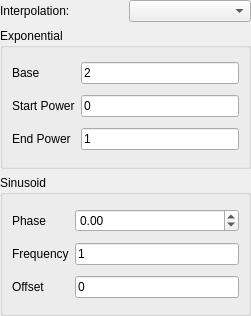
<ui version="4.0" >
 <class>pqKeyFrameTypeWidget</class>
 <widget class="QWidget" name="pqKeyFrameTypeWidget" >
  <property name="geometry" >
   <rect>
    <x>0</x>
    <y>0</y>
    <width>251</width>
    <height>316</height>
   </rect>
  </property>
  <property name="sizePolicy" >
   <sizepolicy>
    <hsizetype>1</hsizetype>
    <vsizetype>1</vsizetype>
    <horstretch>0</horstretch>
    <verstretch>0</verstretch>
   </sizepolicy>
  </property>
  <property name="windowTitle" >
   <string>Form</string>
  </property>
  <layout class="QGridLayout" >
   <property name="margin" >
    <number>0</number>
   </property>
   <property name="spacing" >
    <number>6</number>
   </property>
   <item row="0" column="1" >
    <widget class="QComboBox" name="Type" />
   </item>
   <item row="0" column="0" >
    <widget class="QLabel" name="label" >
     <property name="text" >
      <string>Interpolation:</string>
     </property>
    </widget>
   </item>
   <item row="1" column="0" colspan="2" >
    <widget class="QGroupBox" name="exponentialGroup" >
     <property name="title" >
      <string>Exponential</string>
     </property>
     <layout class="QGridLayout" >
      <property name="margin" >
       <number>9</number>
      </property>
      <property name="spacing" >
       <number>6</number>
      </property>
      <item row="1" column="1" >
       <widget class="QLineEdit" name="StartPower" >
        <property name="text" >
         <string>0</string>
        </property>
       </widget>
      </item>
      <item row="0" column="0" >
       <widget class="QLabel" name="label_2" >
        <property name="text" >
         <string>Base</string>
        </property>
       </widget>
      </item>
      <item row="1" column="0" >
       <widget class="QLabel" name="label_3" >
        <property name="text" >
         <string>Start Power</string>
        </property>
       </widget>
      </item>
      <item row="0" column="1" >
       <widget class="QLineEdit" name="Base" >
        <property name="text" >
         <string>2</string>
        </property>
       </widget>
      </item>
      <item row="2" column="0" >
       <widget class="QLabel" name="label_4" >
        <property name="text" >
         <string>End Power</string>
        </property>
       </widget>
      </item>
      <item row="2" column="1" >
       <widget class="QLineEdit" name="EndPower" >
        <property name="text" >
         <string>1</string>
        </property>
       </widget>
      </item>
     </layout>
    </widget>
   </item>
   <item row="3" column="0" colspan="2" >
    <spacer>
     <property name="orientation" >
      <enum>Qt::Vertical</enum>
     </property>
     <property name="sizeType" >
      <enum>QSizePolicy::Minimum</enum>
     </property>
     <property name="sizeHint" >
      <size>
       <width>20</width>
       <height>0</height>
      </size>
     </property>
    </spacer>
   </item>
   <item row="2" column="0" colspan="2" >
    <widget class="QGroupBox" name="sinusoidGroup" >
     <property name="title" >
      <string>Sinusoid</string>
     </property>
     <layout class="QGridLayout" >
      <property name="margin" >
       <number>9</number>
      </property>
      <property name="spacing" >
       <number>6</number>
      </property>
      <item row="2" column="0" >
       <widget class="QLabel" name="label_7" >
        <property name="text" >
         <string>Offset</string>
        </property>
       </widget>
      </item>
      <item row="1" column="0" >
       <widget class="QLabel" name="label_6" >
        <property name="text" >
         <string>Frequency</string>
        </property>
       </widget>
      </item>
      <item row="0" column="0" >
       <widget class="QLabel" name="label_5" >
        <property name="text" >
         <string>Phase</string>
        </property>
       </widget>
      </item>
      <item row="0" column="1" >
       <widget class="QDoubleSpinBox" name="Phase" >
        <property name="maximum" >
         <double>180.000000000000000</double>
        </property>
        <property name="minimum" >
         <double>-180.000000000000000</double>
        </property>
       </widget>
      </item>
      <item row="2" column="1" >
       <widget class="QLineEdit" name="Offset" >
        <property name="text" >
         <string>0</string>
        </property>
       </widget>
      </item>
      <item row="1" column="1" >
       <widget class="QLineEdit" name="Frequency" >
        <property name="text" >
         <string>1</string>
        </property>
       </widget>
      </item>
     </layout>
    </widget>
   </item>
  </layout>
 </widget>
 <tabstops>
  <tabstop>Base</tabstop>
  <tabstop>StartPower</tabstop>
  <tabstop>EndPower</tabstop>
  <tabstop>Phase</tabstop>
  <tabstop>Frequency</tabstop>
  <tabstop>Offset</tabstop>
 </tabstops>
 <resources/>
 <connections/>
</ui>
